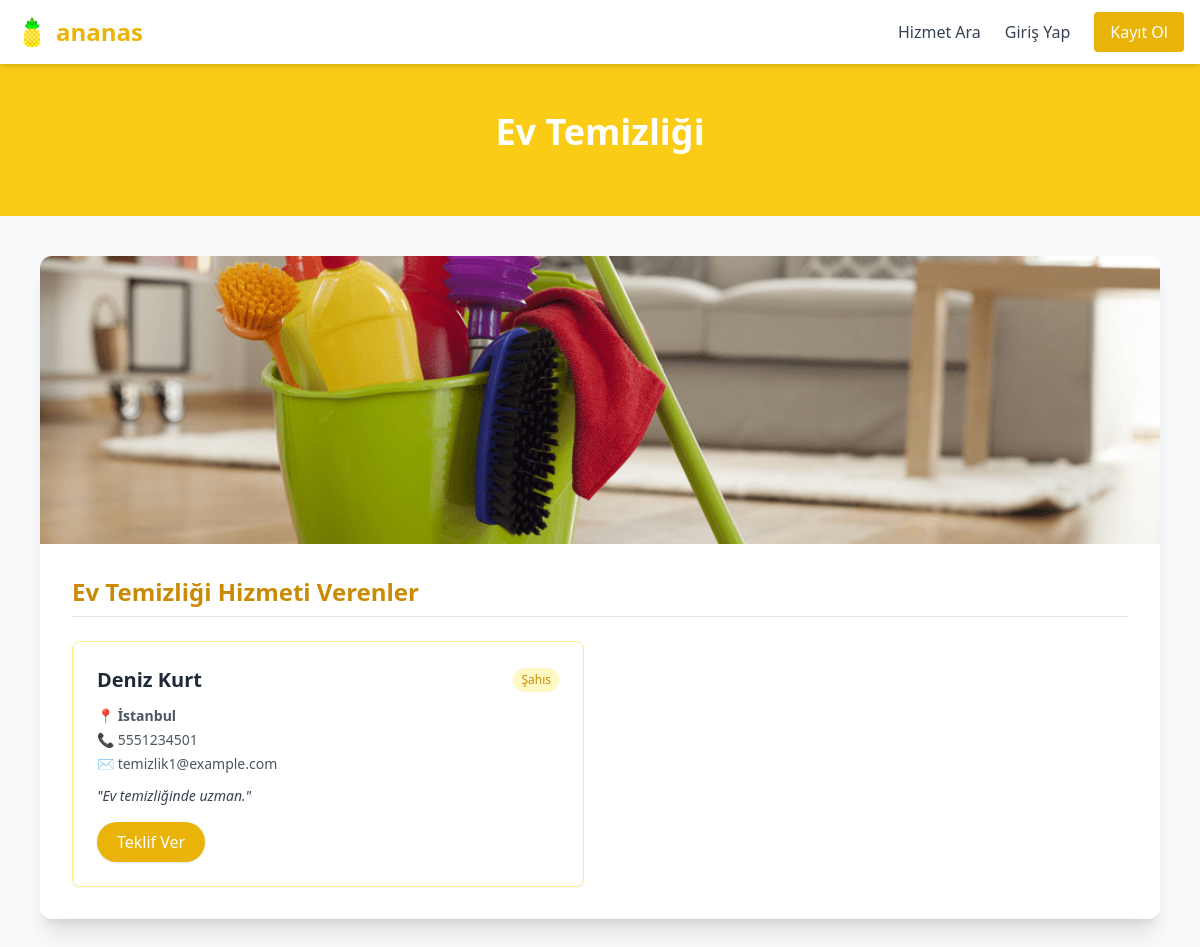
The page /altkategori.php?id=1 on the database its author committed.
### tables this page shows
CREATE TABLE `altkategoriler` (
  `AltKategoriID` int(11) NOT NULL,
  `KategoriID` int(11) NOT NULL,
  `AltKategoriAdi` varchar(255) NOT NULL,
  `ResimYolu` varchar(255) DEFAULT NULL
);

CREATE TABLE `hizmetverenler` (
  `HizmetVerenID` int(11) NOT NULL,
  `SahisMiSirketMi` varchar(50) NOT NULL,
  `Ad` varchar(255) NOT NULL,
  `Soyad` varchar(255) NOT NULL,
  `Konum` varchar(255) DEFAULT NULL,
  `Telefon` varchar(50) DEFAULT NULL,
  `Email` varchar(255) NOT NULL,
  `Sifre` varchar(100) DEFAULT NULL,
  `KategoriID` int(11) NOT NULL,
  `AltKategoriID` int(11) NOT NULL,
  `TanitimYazisi` text DEFAULT NULL
);

### altkategori.php (the view, shortened to what this page needs)
<?php
$baglanti = new mysqli("localhost", "root", "", "armutdata");
$baglanti->set_charset("utf8");
$altkategori_id = (int) $_GET['id'];
$altkat_sorgu = $baglanti->prepare("SELECT * FROM altkategoriler WHERE AltKategoriID = ?");
$altkat_sorgu->bind_param("i", $altkategori_id);
$altkat_sorgu->execute();
$altkat_sonuc = $altkat_sorgu->get_result();
$altkategori = $altkat_sonuc->fetch_assoc();
$hizmetverenler = $baglanti->prepare("SELECT * FROM hizmetverenler WHERE AltKategoriID = ?");
$hizmetverenler->bind_param("i", $altkategori_id);
$hizmetverenler->execute();
$hizmetveren_sonuc = $hizmetverenler->get_result();
?>
<!DOCTYPE html>
<html lang="tr">
<head>
    <script src="https://cdn.tailwindcss.com"></script>
</head>
<body class="bg-gray-50 text-gray-800">
<?php include 'navbar.php'; ?>
<section class="bg-yellow-400 text-white py-12 text-center">
    <h1 class="text-4xl font-bold mb-4"><?php echo htmlspecialchars($altkategori['AltKategoriAdi']); ?></h1>
</section>
<section class="max-w-6xl mx-auto px-4 py-10">
    <div class="bg-white rounded-xl shadow-xl overflow-hidden">
        <?php if (!empty($altkategori['ResimYolu'])): ?>
            <img src="<?php echo $altkategori['ResimYolu']; ?>" alt="<?php echo $altkategori['AltKategoriAdi']; ?>" class="w-full h-72 object-cover">
        <?php endif; ?>
        <div class="p-8">
            <h2 class="text-2xl font-bold text-yellow-600 mb-6 border-b pb-2"><?php echo htmlspecialchars($altkategori['AltKategoriAdi']); ?> Hizmeti Verenler</h2>
            <?php if ($hizmetveren_sonuc->num_rows > 0): ?>
                <div class="grid grid-cols-1 md:grid-cols-2 gap-8">
                    <?php while ($hv = $hizmetveren_sonuc->fetch_assoc()): ?>
                        <div class="border border-yellow-200 rounded-lg p-6 shadow-sm hover:shadow-lg transition bg-white">
                            <div class="flex items-center justify-between mb-3">
                                <h3 class="text-xl font-semibold text-gray-800">
                                    <?php echo htmlspecialchars($hv['Ad'] . ' ' . $hv['Soyad']); ?>
                                </h3>
                                <span class="text-xs px-2 py-1 rounded-full bg-yellow-100 text-yellow-600">
                                    <?php echo $hv['SahisMiSirketMi'] === 'sirket' ? 'Şirket' : 'Şahıs'; ?>
                                </span>
                            </div>
                            <p class="text-sm text-gray-600 mb-1">📍 <strong><?php echo htmlspecialchars($hv['Konum']); ?></strong></p>
                            <p class="text-sm text-gray-600 mb-1">📞 <?php echo htmlspecialchars($hv['Telefon']); ?></p>
                            <p class="text-sm text-gray-600 mb-3">✉️ <?php echo htmlspecialchars($hv['Email']); ?></p>
                            <p class="text-gray-700 text-sm mb-4 italic">"<?php echo nl2br(htmlspecialchars($hv['TanitimYazisi'])); ?>"</p>
                            <a href="teklif_al.php?id=<?php echo $hv['HizmetVerenID']; ?>" class="inline-block bg-yellow-500 text-white px-5 py-2 rounded-full font-medium shadow hover:bg-yellow-600 transition">Teklif Ver</a>
                        </div>
                    <?php endwhile; ?>
                </div>
            <?php else: ?>
                <p class="text-gray-600 text-center">Bu alt kategoriye ait kayıtlı bir hizmet veren bulunmamaktadır.</p>
            <?php endif; ?>
        </div>
    </div>
</section>
</body>
</html>

### rows shown on the page
altkategoriler: AltKategoriAdi "Ev Temizliği", ResimYolu (picture)
hizmetverenler: Ad+Soyad "Deniz Kurt", SahisMiSirketMi "Şahıs", Konum "İstanbul", Telefon "5551234501", Email "temizlik1@example.com", TanitimYazisi "Ev temizliğinde uzman."
